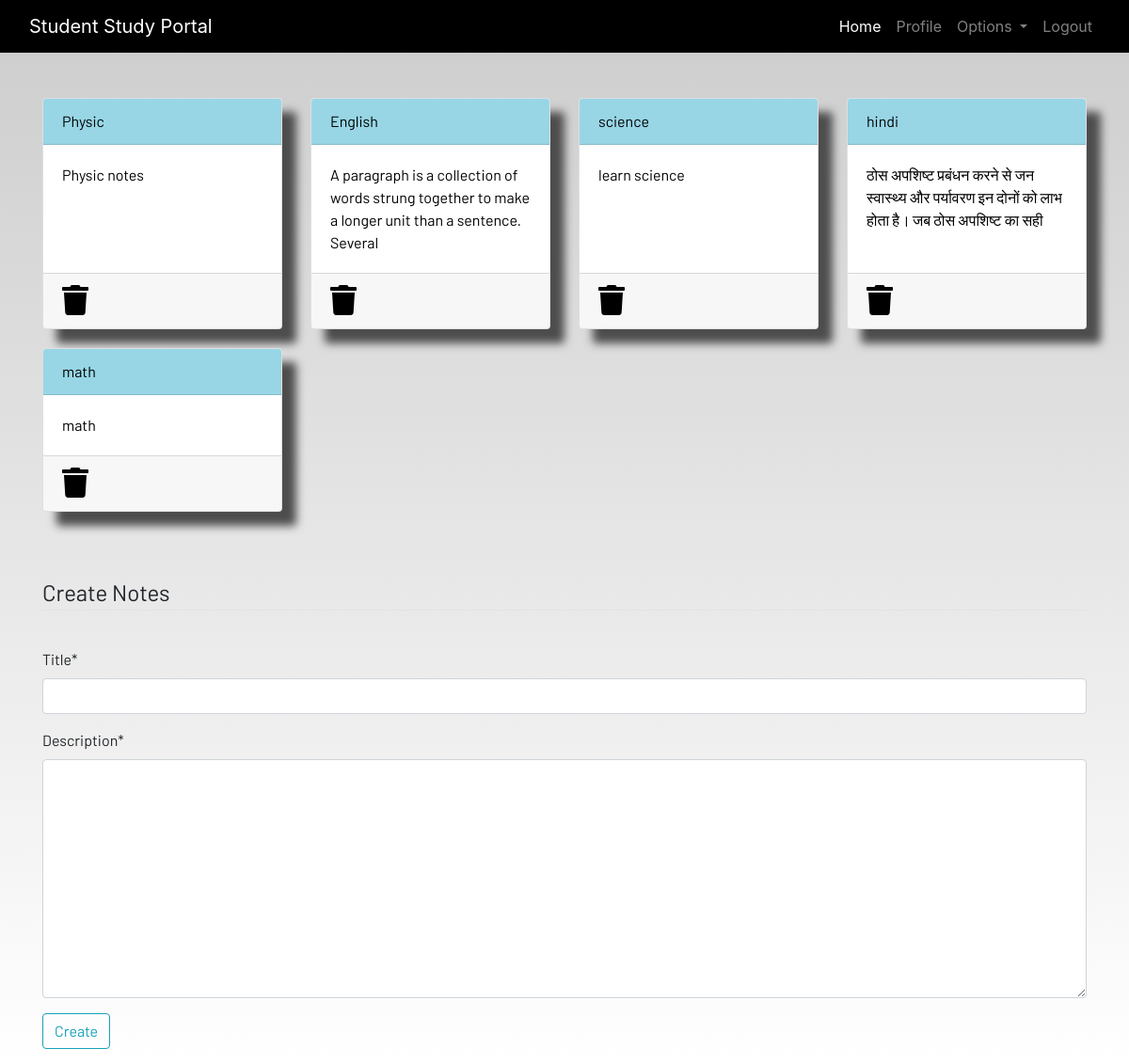
Screenshot of /notes (signed in) with the database file from the repository.
### dashboard/models.py (models this page shows, shortened)
class Notes(models.Model):
    user = models.ForeignKey(User,on_delete=models.CASCADE)
    title = models.CharField(max_length=200)
    description = models.TextField()
    class  Meta:
        verbose_name = 'notes'
        verbose_name_plural = 'notes'

### dashboard/views.py (the view)
# urls.py: path('notes',views.notes,name="notes"),
@login_required
def notes(request):
    if request.method == "POST":
        form = NotesForm(request.POST)
        if form.is_valid():
            notes = Notes(user=request.user,title=request.POST['title'],description=request.POST['description'])
            notes.save()
        messages.success(request,f"Notes added from {request.user.username} successfully")
    else:
        form = NotesForm()
    notes = Notes.objects.filter(user=request.user)
    context = {'notes':notes,'form':form}
    return render(request, 'dashboard/notes.html',context)

### dashboard/forms.py
class NotesForm(forms.ModelForm):
    class  Meta:
        model = Notes
        fields=['title','description']

### dashboard/templates/dashboard/notes.html (shortened to what this page needs)
{% extends 'dashboard/base.html' %}
{% load static %}
{% load crispy_forms_tags %}
{% block content %}
<div class="container">
    <div class="row">
        {% for note  in notes %}
        <div class="col-md-3" style="padding-bottom: 20px;">
            <a href="{% url 'notes-detail' note.id %}">
                <div class="card">
                    <div class="card-header">{{ note.title }}</div>
                    <div class="card-body">{{ note.description|slice:"0:100" }}</div>
                    <div class="card-footer mt-auto "><a href="{% url 'delete-note' note.id %}">
                        <i class="fa fa-trash fa-2x"></i></a>
                    </div>
                </div>
            </a>
        </div>
        {% endfor %}
        <br><br>
    </div>
</div>
<br><br>
<div class="container">
    <form method="POST">
        <fieldset class="form-group">
            <legend class="border-bottom mb-4">Create Notes</legend>
        </fieldset>
        {{ form|crispy }}
        <div class="form-group">
            <button href="" class="btn btn-outline-info" type="submit">
                Create
            </button>
        </div>
    </form>
</div>
{% endblock content %}

### static/css/main.css (style rules this page uses)
html { scroll-behavior: smooth; height: 100%; width: 100%; }
.card { box-shadow: 15px 15px 10px rgb(78, 77, 77); }
a { text-decoration: none !important; color: black; }
.card-header { color: black !important; background: rgb(152, 214, 230) !important; transition: 0.3s ease-in; }
html, body { max-width: 100%; overflow-x: hidden; height: 100%; width: 100%; }
body { background: linear-gradient(rgba(0, 0, 0, 0.2), rgba(255, 255, 255, 0.5)); overflow-x: hidden; background-repeat: no-repeat; }
.card-header { background-color: rgb(133, 204, 231); }
.col-md-3 .card { width: 100%; height: 100%; }
.fa { color: black; }

### rows the page displays
Notes: title "Physic", description "Physic notes"
Notes: title "English", description "A paragraph is a collection of words strung together to make a longer unit than a sentence. Several"
Notes: title "science", description "learn science"
Notes: title "hindi", description "ठोस अपशिष्ट प्रबंधन करने से जन स्वास्थ्य और पर्यावरण इन दोनों को लाभ होता है। जब ठोस अपशिष्ट का सही"
Notes: title "math", description "math"
